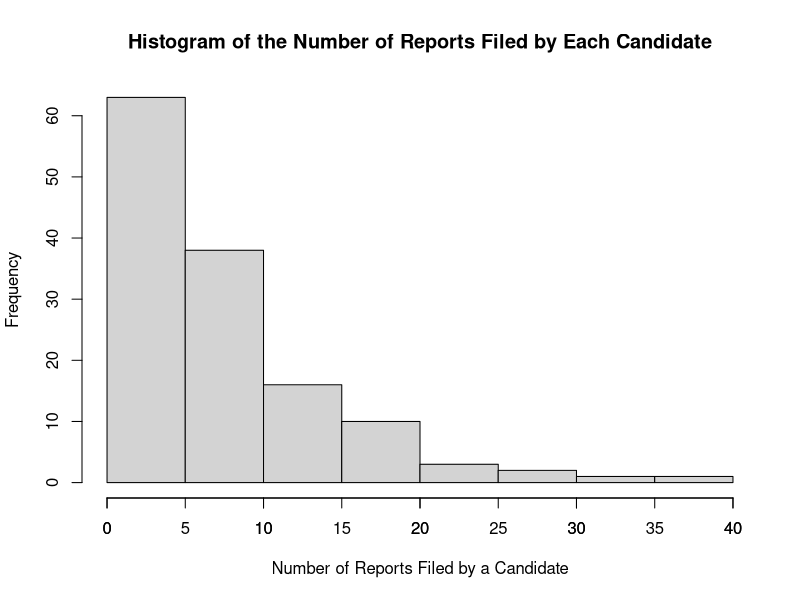
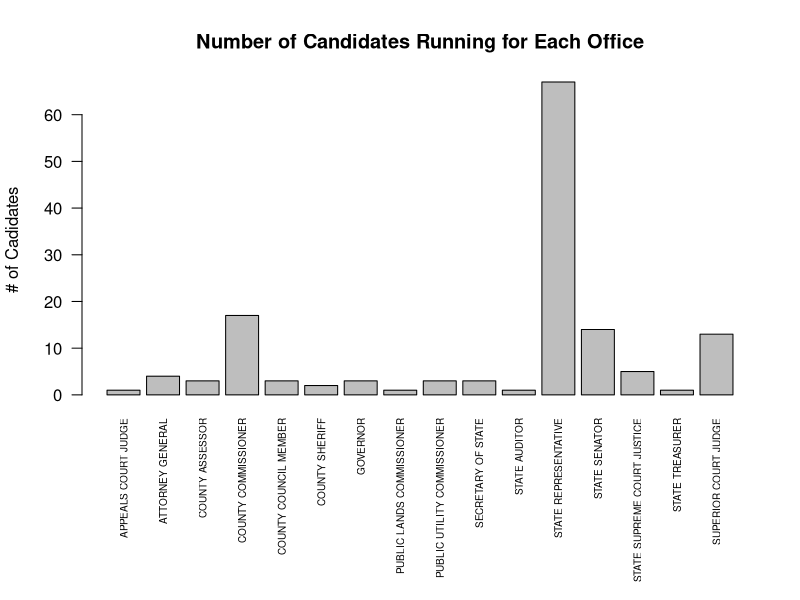
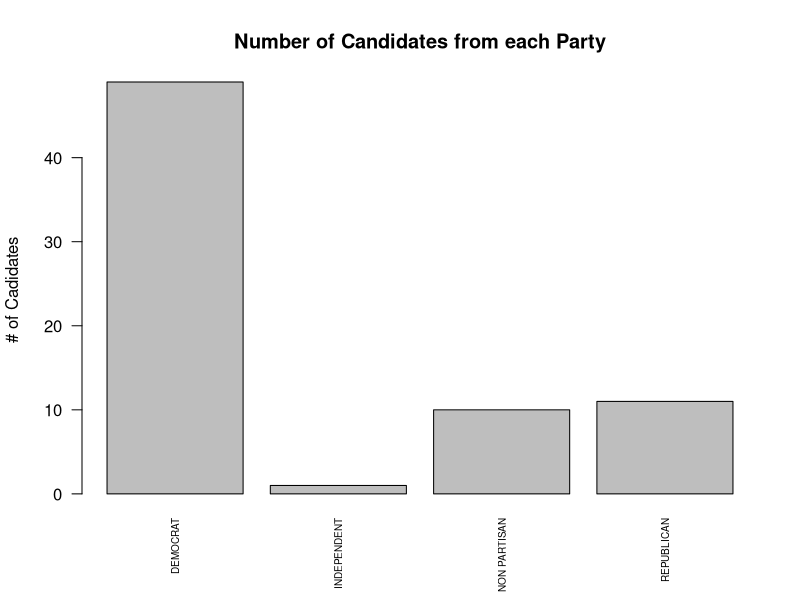
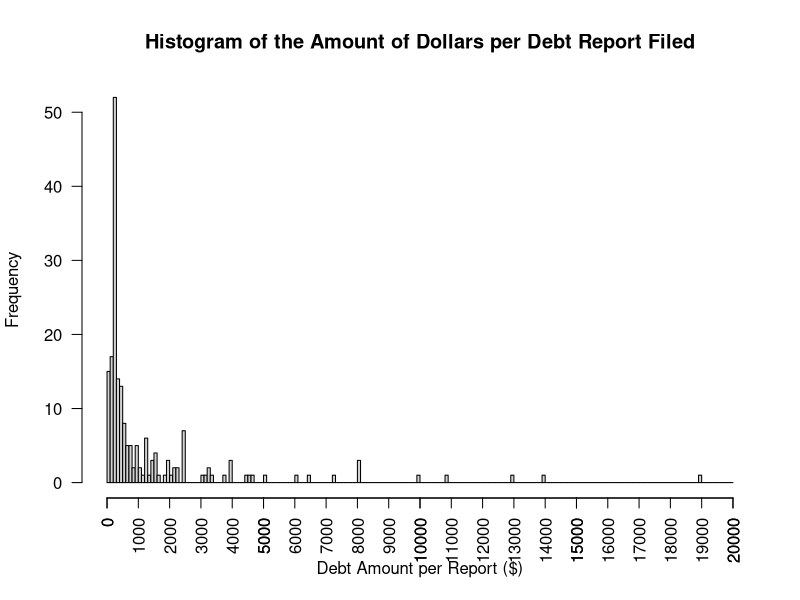
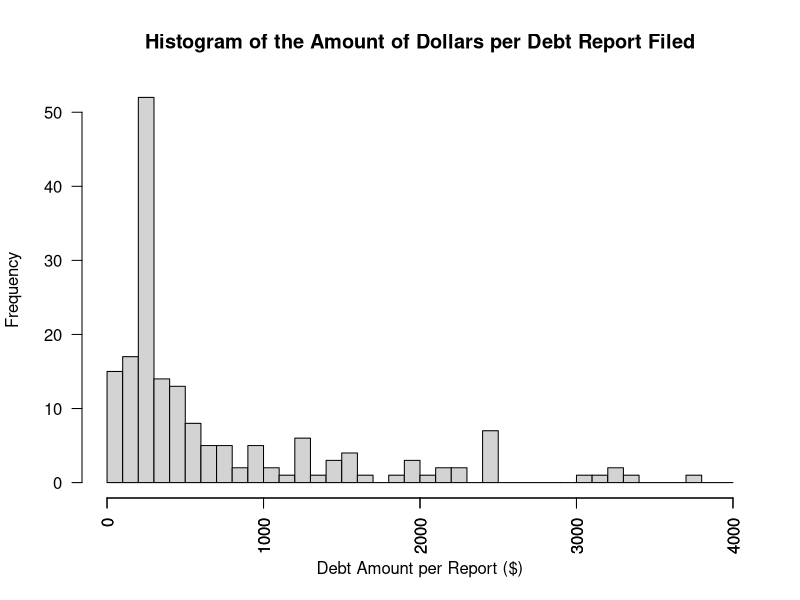
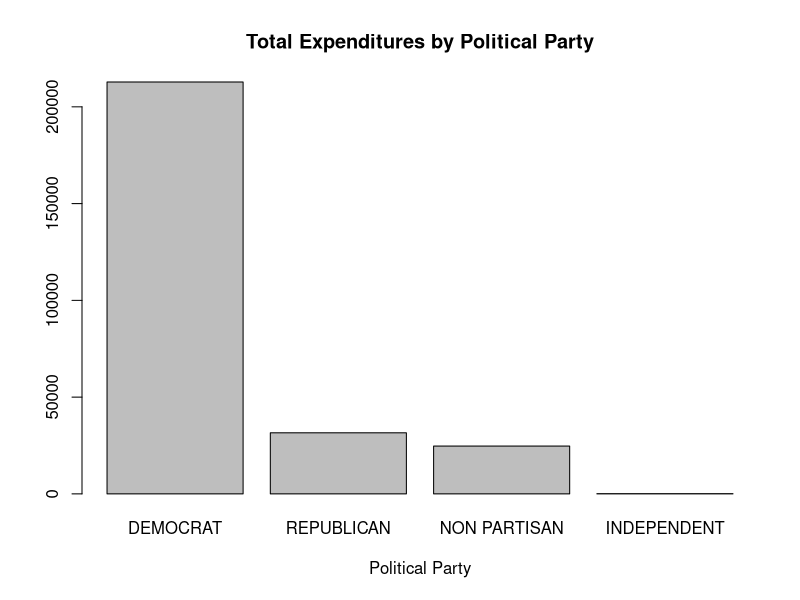
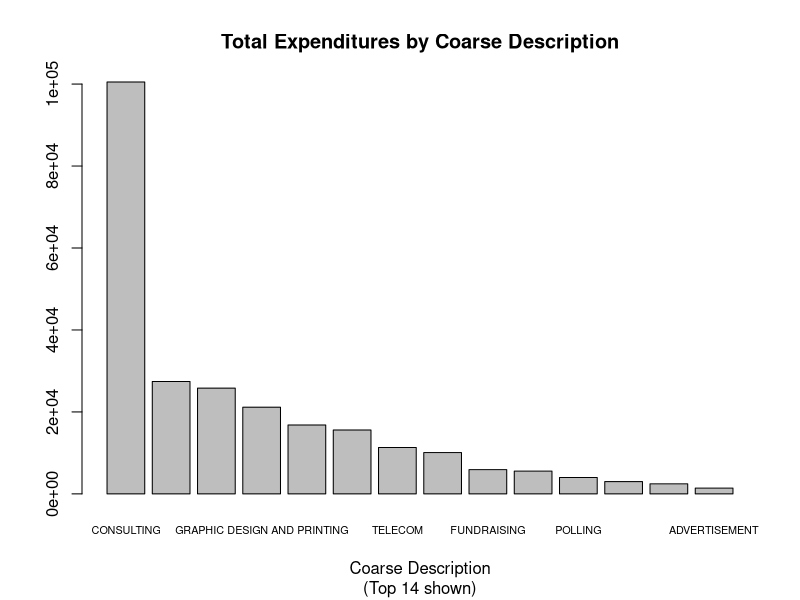
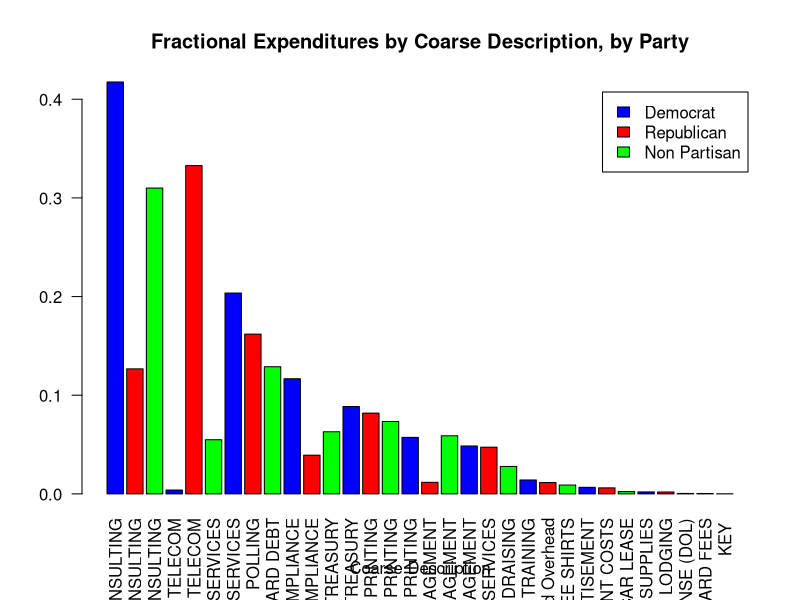

Recreate these plots in R, in order.
## ---- chunk 1
knitr::opts_chunk$set(echo = TRUE)
## ---- chunk 2
DebtRaw = read.csv("../dataset/CandidateDebt.csv", na.strings='#N/A')
## ---- chunk 3
print(sprintf("Number of columns: %d, Number of rows: %d", ncol(DebtRaw), nrow(DebtRaw)))
## ---- chunk 4
str(DebtRaw[1:4,])
## ---- chunk 5
DebtShifted = DebtRaw
colnames(DebtShifted) <- c(colnames(DebtRaw)[1:9],
                           'DUMMY',
                           colnames(DebtRaw)[10:(ncol(DebtRaw)-1)])
## ---- chunk 6
str(DebtShifted[1:4,])
## ---- chunk 7
#DebtShifted$fromdate <- as.Date(DebtShifted$fromdate, format='%m/%d/%y')
#DebtShifted$thrudate <- as.Date(DebtShifted$thrudate, format='%m/%d/%y')
#DebtShifted$debtdate <- as.Date(DebtShifted$debtdate, format='%m/%d/%y')
## ---- chunk 8
# Split off left table
DebtLeft = DebtShifted[, seq(9)]

# Split off right table
DebtRight = DebtShifted[, seq(10, ncol(DebtRaw))]

# Rename DUMMY to office
colnames(DebtRight)[[1]] <- "office"

# Keep cases with at least one non-NA entry
DebtRightValid <- DebtRight[rowSums(!is.na(DebtRight)) > 0,]

# Drop duplicates
Debt <- unique(DebtRightValid)
## ---- chunk 9
# Find number of unique reportnumbers
length(unique(DebtLeft$reportnumber))
# Find number of unique cadidate names
length(unique(DebtLeft$filername))
## ---- chunk 10
# Find the number of reports filed by each candidate
RepPerCan <- aggregate(reportnumber ~ filername, DebtLeft, length)
colnames(RepPerCan)[2] <- "NumOfReports"
# Summarize data
summary(RepPerCan$NumOfReports)
## ---- chunk 11
# Show top 5 candidates that filed the most reports
head(RepPerCan[order(RepPerCan$NumOfReports, decreasing = TRUE),],5)
## ---- chunk 12
# How many candidates filed only 1 report?
length(which(RepPerCan$NumOfReports == 1))
## ---- chunk 13
# Show histogram showing distribution of the number of reports filed by each candidate.
hist(RepPerCan$NumOfReports, main = "Histogram of the Number of Reports Filed by Each Candidate",
     xlab = "Number of Reports Filed by a Candidate")
axis(1, at = seq(0,40, by = 5))
## ---- chunk 14
# Remove reportnumber and keep unique rows
Office <- unique(DebtLeft[-1])
# Find length of rows.
length(Office$filerid)
## ---- chunk 15
# Show exmaple of duplicate candidate.
Office[Office$filername == "FROCKT DAVID S",]
## ---- chunk 16
# Create Dataframe showing the number of candidates running for each office
OfficePopularity <- aggregate(filername ~ office, Office, length)
colnames(OfficePopularity)[2] <- "N"

# Show barplot of results
op <- par(mar = c(10,4,4,2) + 0.1)
barplot(OfficePopularity$N, main = "Number of Candidates Running for Each Office", ylab = "# of Cadidates",
      names.arg=OfficePopularity$office, las = 2, cex.names=0.6)
par(op)
## ---- chunk 17
# Only keep Office2, legislativedictrict, position, party, jurisdiction and find unique rows
DebtUnique <- unique(Debt[1:5])
# 
PartyCount <- aggregate(jurisdiction ~ party, DebtUnique, length)
colnames(PartyCount)[2] <- "N"
#
op <- par(mar = c(5,4,4,2) + 0.1)
barplot(PartyCount$N, main = "Number of Candidates from each Party", ylab = "# of Cadidates",
      names.arg=PartyCount$party, las = 2, cex.names=0.6)
par(op)
## ---- chunk 18
summary(Debt$amount)
## ---- chunk 19
hist(Debt$amount, breaks = seq(0, 20000, by = 100) , main = "Histogram of the Amount of Dollars per Debt Report Filed",
     xlab = "Debt Amount per Report ($)", las = 2)
axis(1, at = seq(0, 20000, by = 1000), las = 2)
## ---- chunk 20
filteredAmount <- Debt[(Debt$amount < 4000),]
hist(filteredAmount$amount, breaks = seq(0, 4000, by = 100) , main = "Histogram of the Amount of Dollars per Debt Report Filed",
     xlab = "Debt Amount per Report ($)", las = 2)
axis(1, at = seq(0, 4000, by = 1000), las = 2)
## ---- chunk 21

# sum amount by party
amountbyparty <-aggregate(Debt['amount'], by=list(party=Debt$party), FUN=sum)

#format method, which is necessary for formating in a data.frame   
format.money  <- function(x, ...) {
  paste0("$", formatC(as.numeric(x), format="f", digits=2, big.mark=","))
}
class(amountbyparty$amount) <- c("money",class(amountbyparty$amount))


# sort the list descending, create pareto
amountbyparty <- amountbyparty[order(amountbyparty$amount, decreasing=TRUE),]

# bar plot tutorial https://www.statmethods.net/graphs/bar.html
barplot(amountbyparty$amount, main="Total Expenditures by Political Party", 
  	xlab="Political Party",
  	names.arg=amountbyparty$party,
  	cex.names=1)

## ---- chunk 22
desc_to_coarsedesc = read.csv("../dataset/description_to_coarsedescription.csv", na.strings='#N/A')
# we need to merge coarsedescription into Debt by description
Debt2=merge(Debt,desc_to_coarsedesc[c('description','coarsedescription')])

# Put 0 for position when there is no value
Debt2$position[is.na(Debt2$position)] <- 0
Debt2$legislativedistrict[is.na(Debt2$legislativedistrict)] <- 0

# sum amount by coarsedescription
amountbycoarsedesc <-aggregate(Debt2['amount'], by=list(coarsedescription=Debt2$coarsedescription), FUN=sum)

#format method, which is necessary for formating in a data.frame   
format.money  <- function(x, ...) {
  paste0("$", formatC(as.numeric(x), format="f", digits=2, big.mark=","))
}
class(amountbycoarsedesc$amount) <- c("money",class(amountbycoarsedesc$amount))


# sort the list descending, create pareto
amountbycoarsedesc <- amountbycoarsedesc[order(amountbycoarsedesc$amount, decreasing=TRUE),]
#print(amountbycoarsedesc)

nbars=14
topn=amountbycoarsedesc[1:nbars,]
?barplot
# bar plot tutorial https://www.statmethods.net/graphs/bar.html
barplot(topn$amount, main="Total Expenditures by Coarse Description",
        sub=paste(c("(Top", nbars, "shown)"), collapse = " "),
  	xlab="Coarse Description",
  	names.arg=topn$coarsedescription,
  	cex.names=0.65)

# Maybe I should make a function for bar charts, since I will be making many of them.

## ---- chunk 23

# Rename "subject" column to "N"
names(amountbyparty)[names(amountbyparty)=="amount"] <- "totalamountbyparty"

#rollup debt2 by coarsedesc and party
expense_by_coarsedesc_by_party <-aggregate(Debt2['amount'],                                         by=list(coarsedescription=Debt2$coarsedescription, party=Debt2$party), FUN=sum)


#merge totalamount into expense_by_coarsedesc_by_party
frac_by_coarsedesc_by_party <- merge(expense_by_coarsedesc_by_party,amountbyparty)
# compute fraction
frac_by_coarsedesc_by_party$fractionofpartytotal <- frac_by_coarsedesc_by_party$amount / frac_by_coarsedesc_by_party$totalamountbyparty

# drop independents
frac_by_coarsedesc_by_party <- frac_by_coarsedesc_by_party[frac_by_coarsedesc_by_party$party != "INDEPENDENT", ]

# get max frac by coarsedescription (across parties)
maxfrac_by_coarsedesc <-aggregate(frac_by_coarsedesc_by_party['fractionofpartytotal'],
                                           by=list(coarsedescription=frac_by_coarsedesc_by_party$coarsedescription), FUN=max)

# Rename "fractionofpartytotal" column to "maxfracofpartytotal"
names(maxfrac_by_coarsedesc)[names(maxfrac_by_coarsedesc)=="fractionofpartytotal"] <- "maxfracofpartytotal"

#merge maxfrac into frac_by_coarsedesc_by_party
frac_by_coarsedesc_by_party2=merge(frac_by_coarsedesc_by_party,maxfrac_by_coarsedesc)


# assign part number to put nonpartisan last
frac_by_coarsedesc_by_party2$partynumber<-ifelse(frac_by_coarsedesc_by_party2$party=="DEMOCRAT",1,
		ifelse(frac_by_coarsedesc_by_party2$party=="REPUBLICAN",2,3
		))

#Now, sort the df by maxfracofpartytotal desc, then by partynumber
frac_by_coarsedesc_by_party2 <- frac_by_coarsedesc_by_party2[order(-frac_by_coarsedesc_by_party2$maxfracofpartytotal,
                                                                   frac_by_coarsedesc_by_party2$partynumber),]

# Now we can finally make a grouped pareto!
frac_by_coarsedesc_by_party2$barlabels <- ""
frac_by_coarsedesc_by_party2$barlabels <- frac_by_coarsedesc_by_party2$barlabels <-

  
# Trick Make labels which are non blank only when row mod 3 =2
x<-1:nrow(frac_by_coarsedesc_by_party2)
y <- x%%3==2

cd=frac_by_coarsedesc_by_party2$coarsedescription
frac_by_coarsedesc_by_party2$barlabels <- with(frac_by_coarsedesc_by_party2, ifelse(y,cd,"" ) )

cd <- frac_by_coarsedesc_by_party2$coarsedescription
frac_by_coarsedesc_by_party2$barlabels <- ifelse(y,frac_by_coarsedesc_by_party2$coarsedescription,"" )


# now make a sidebyside bar chart
barplot(frac_by_coarsedesc_by_party2$fractionofpartytotal, main="Fractional Expenditures by Coarse Description, by Party",
        xlab="Coarse Description", col=c("blue","red","green"),
        legend = c("Democrat","Republican","Non Partisan"), beside=TRUE, names.arg=frac_by_coarsedesc_by_party2$coarsedescription, las=2)

## ---- chunk 24
# get sum of amount by DUMMY
#sumbyoffice <- aggregate(Debt2['amount'],
#by=list(office=Debt2$DUMMY), FUN=sum)

# get sum(amount) and n rows by unique value of DUMMY, legislativedistrict, position, and party,
# and jurisdictiontype (in case I summarize by that later).
sumbycand <- aggregate(Debt2['amount'],
by=list(office=Debt2$office, legislativedistrict=Debt2$legislativedistrict, position=Debt2$position, party=Debt2$party, jurisdictiontype=Debt2$jurisdictiontype), FUN=sum)


# now sum the amounts in sumbycand and count rows by office
sumbyoffice <- aggregate(sumbycand['amount'], by=list(office=sumbycand$office), FUN=sum)
countbyoffice <- aggregate(sumbycand['position'], by=list(office=sumbycand$office), FUN=length)

# Rename cols
names(sumbyoffice)[names(sumbyoffice)=="amount"] <- "totalamount"
names(countbyoffice)[names(countbyoffice)=="position"] <- "ncandidates"

# merge the sum and count data
amountperjob <- merge(sumbyoffice,countbyoffice)
amountperjob$mean_amount <- amountperjob$totalamount / amountperjob$ncandidates

# sort by mean_amount desc
# sort the list descending, create pareto
amountperjob <- amountperjob[order(amountperjob$mean_amount, decreasing=TRUE),]

# bar plot tutorial https://www.statmethods.net/graphs/bar.html
barplot(amountperjob$mean_amount, main="Expenditure per Candidate by Office", 
  	xlab="Office",
  	names.arg=amountperjob$office,
  	cex.names=1, las=2)


## ---- chunk 25

?boxplot
# Expenditure amounts by jurisdictiontype
boxplot(amount~jurisdictiontype,data=Debt2, main="Transaction Dollar Amounts by Jurisdiction Type", 
  	xlab="Jurisdiction Type", ylab="Amount in Dollars", varwidth=T)

## ---- chunk 26
# Time component

## ---- chunk 27
# Time component

# Copy Debt2 to Debt3
Debt3 <- Debt2


# Create dummy variable, TREASURY
Debt3$Treasury<-ifelse(Debt3$coarsedescription=="TREASURY",1,0)
# Let's make a debtmonth column
library(lubridate)
# Get just the month
Debt3$truedebtdate<-mdy(Debt3$debtdate)
Debt3$debtmonth<-floor_date(Debt3$truedebtdate, unit="month")
# Make it look cute
#Debt3$debtmonth<- format(Debt3$debtmonth, format="%M/%D/%Y")
# Make str version so it will be a factor
Debt3$debtmonthstr<- as.character(Debt3$debtmonth)


##need plyr package to use ddply
library(plyr)

# Now get sum, count, and mean of amount and mean of Treasury by debtmonthstr
 
##summarize data. Because R categorized Day as a factor we can go ahead and use this
timestats<- ddply(Debt3,~debtmonthstr,summarise,Sum_amount=sum(amount), Count_amount = length(amount),
      Mean_amount = mean(amount), Mean_Treasury = mean(Treasury))
 

#Create debtmonth in timestats, as a date (this works but format is not good for graphing)
timestats$debtmonth<- strptime(timestats$debtmonthstr,"%Y-%m-%d")

# format it to MM/YYYY
# I believe this sets it back to char!
#timestats$debtmonth<- format(timestats$debtmonth, format="%Y/%m")


# sort by it
timestats<- timestats[order(timestats$debtmonth),]


xvector=timestats$debtmonth
yvector=timestats$Sum_amount
yvector2=timestats$Count_amount
yvector3=timestats$Mean_amount
plot(xvector, yvector,xlab="Reporting Period",  ylab="Sum of Expenditures", main="Sum of Amount")
plot(xvector, yvector2,xlab="Reporting Period",  ylab="Number of Expenditures", main="Count of Amount")
plot(xvector, yvector3,xlab="Reporting Period",  ylab="Mean of Expenditures", main="Mean of Amount")





## ---- chunk 28
party_jurtype_sum <- aggregate(Debt['amount'],
                                  by=list(party=Debt$party,
                                          jurisdictiontype=Debt$jurisdictiontype),
                                  FUN=sum)

# Order by total spending
xtab_sum <- xtabs(amount ~ jurisdictiontype + party, data=party_jurtype_sum)
xtab_sum <- xtab_sum[,order(colSums(xtab_sum), decreasing = TRUE)]

xtab_sum_mat <- data.matrix(xtab_sum)
barplot(xtab_sum_mat,
        beside = TRUE,
        legend.text = rownames(xtab_sum_mat),
        main = "Total party debt across jurisdiction types",
        xlab = "party",
        ylab = "total debt amount")
